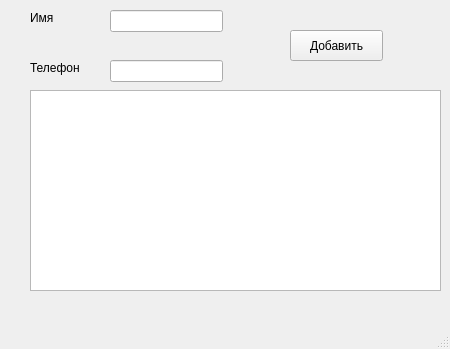
<?xml version="1.0" encoding="UTF-8"?>
<ui version="4.0">
 <class>MainWindow</class>
 <widget class="QMainWindow" name="MainWindow">
  <property name="geometry">
   <rect>
    <x>0</x>
    <y>0</y>
    <width>450</width>
    <height>349</height>
   </rect>
  </property>
  <property name="windowTitle">
   <string>MainWindow</string>
  </property>
  <widget class="QWidget" name="centralwidget">
   <widget class="QLabel" name="Name">
    <property name="geometry">
     <rect>
      <x>30</x>
      <y>10</y>
      <width>55</width>
      <height>16</height>
     </rect>
    </property>
    <property name="text">
     <string>Имя</string>
    </property>
   </widget>
   <widget class="QLabel" name="Phone">
    <property name="geometry">
     <rect>
      <x>30</x>
      <y>60</y>
      <width>55</width>
      <height>16</height>
     </rect>
    </property>
    <property name="text">
     <string>Телефон</string>
    </property>
   </widget>
   <widget class="QListWidget" name="list_person">
    <property name="geometry">
     <rect>
      <x>30</x>
      <y>90</y>
      <width>411</width>
      <height>201</height>
     </rect>
    </property>
   </widget>
   <widget class="QPushButton" name="btn_add">
    <property name="geometry">
     <rect>
      <x>290</x>
      <y>30</y>
      <width>93</width>
      <height>31</height>
     </rect>
    </property>
    <property name="text">
     <string>Добавить</string>
    </property>
   </widget>
   <widget class="QLineEdit" name="line_name">
    <property name="geometry">
     <rect>
      <x>110</x>
      <y>10</y>
      <width>113</width>
      <height>22</height>
     </rect>
    </property>
   </widget>
   <widget class="QLineEdit" name="line_phone">
    <property name="geometry">
     <rect>
      <x>110</x>
      <y>60</y>
      <width>113</width>
      <height>22</height>
     </rect>
    </property>
   </widget>
  </widget>
  <widget class="QMenuBar" name="menubar">
   <property name="geometry">
    <rect>
     <x>0</x>
     <y>0</y>
     <width>450</width>
     <height>26</height>
    </rect>
   </property>
  </widget>
  <widget class="QStatusBar" name="statusbar"/>
 </widget>
 <resources/>
 <connections/>
</ui>
